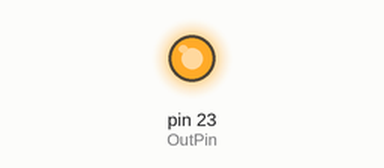
A sketch run on a simulated Arduino Mega 2560, built with avr-gcc and run on an emulated ATmega2560. On the bench: output pins drawn as LEDs (lit = HIGH).

Above: at 2.5 s.
At 7.5 s:
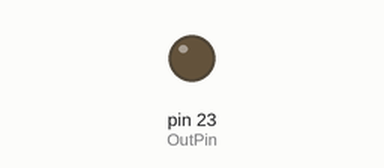
Timing chart, 0 to 13.0 s (numbered marks = the images above):
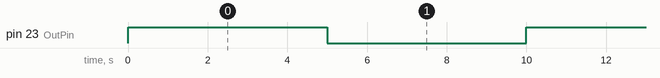

Measured:
- by itself, pin 23 (OutPin): alternates HIGH for 5.0 s and LOW for 5.0 s

The sketch:

lab2.6_2.7.ino
```cpp
#define OutPin 23


void setup() {

  pinMode(OutPin,OUTPUT);

}

void loop() {

  digitalWrite(OutPin,HIGH);
  delay(5000);

  digitalWrite(OutPin,LOW);
  delay(5000);
}
```
